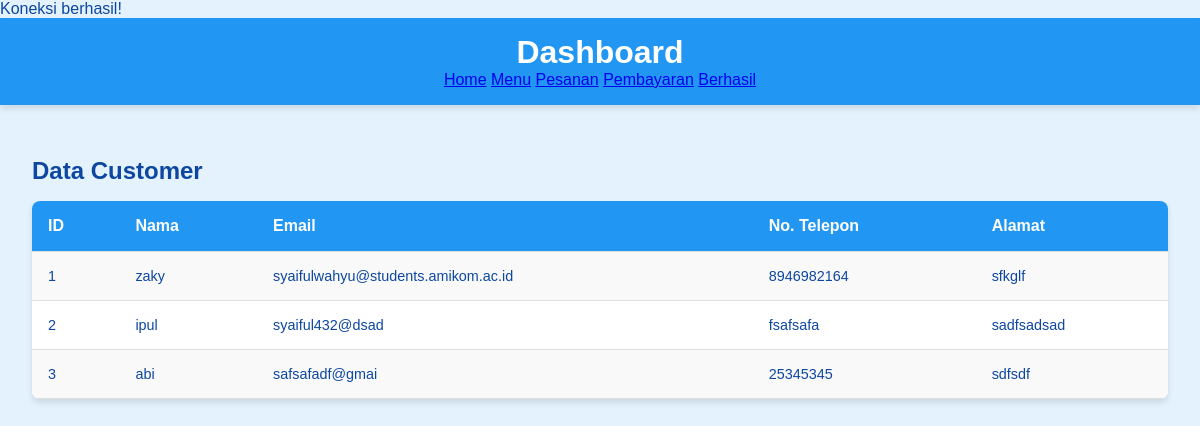
The page / on the database its author committed.
### tables this page shows
CREATE TABLE `customer` (
  `Customer_ID` int(11) NOT NULL,
  `Nama` varchar(100) DEFAULT NULL,
  `Email` varchar(100) DEFAULT NULL,
  `No_Telepon` varchar(15) DEFAULT NULL,
  `Alamat` text DEFAULT NULL
);

### index.php (the view, shortened to what this page needs)
<?php
require 'config.php';
?>
<!DOCTYPE html>
<html lang="en">
<head>
    <link rel="stylesheet" href="style.css">
</head>
<body>
    <header>
        <h1>Dashboard</h1>
        <nav>
            <a href="index.php" class="btn">Home</a>
            <a href="menu.php" class="btn">Menu</a>
            <a href="pesanan.php" class="btn">Pesanan</a>
            <a href="pembayaran.php" class="btn">Pembayaran</a>
            <a href="pembayaran_terbayar.php" class="btn">Berhasil</a>
        </nav>
    </header>
    <main>
        <section>
            <h2>Data Customer</h2>
            <table>
                <thead>
                    <tr>
                        <th>ID</th>
                        <th>Nama</th>
                        <th>Email</th>
                        <th>No. Telepon</th>
                        <th>Alamat</th>
                    </tr>
                </thead>
                <tbody>
                    <?php
                    $sql = "SELECT * FROM Customer";
                    $result = $conn->query($sql);
                    if ($result->num_rows > 0) {
                        while ($row = $result->fetch_assoc()) {
                            echo "<tr>
                                <td>{$row['Customer_ID']}</td>
                                <td>{$row['Nama']}</td>
                                <td>{$row['Email']}</td>
                                <td>{$row['No_Telepon']}</td>
                                <td>{$row['Alamat']}</td>
                            </tr>";
                        }
                    } else {
                        echo "<tr><td colspan='5'>Tidak ada data</td></tr>";
                    }
                    ?>
                </tbody>
            </table>
        </section>
    </main>
</body>
</html>

### style.css (style rules this page uses)
body { font-family: 'Arial', sans-serif; margin: 0; padding: 0; background-color: #e3f2fd; color: #0d47a1; }
header { background-color: #2196f3; color: white; padding: 1rem 0; text-align: center; box-shadow: 0px 4px 6px rgba(0, 0, 0, 0.1); }
header h1 { margin: 0; font-size: 2rem; }
main { padding: 2rem; }
section { margin-bottom: 2rem; }
section h2 { font-size: 1.5rem; margin-bottom: 1rem; }
table { width: 100%; border-collapse: collapse; margin-bottom: 1rem; background: white; box-shadow: 0px 4px 6px rgba(0, 0, 0, 0.1); border-radius: 8px; overflow: hidden; }
table thead { background-color: #2196f3; color: white; }
table th, table td { padding: 1rem; text-align: left; border-bottom: 1px solid #ddd; }
table tbody tr:nth-child(odd) { background-color: #f9f9f9; }
table td { font-size: 0.9rem; }

### rows shown on the page
customer: Customer_ID "1", Nama "zaky", Email "syaifulwahyu@students.amikom.ac.id", No_Telepon "8946982164", Alamat "sfkglf"
customer: Customer_ID "2", Nama "ipul", Email "syaiful432@dsad", No_Telepon "fsafsafa", Alamat "sadfsadsad"
customer: Customer_ID "3", Nama "abi", Email "safsafadf@gmai", No_Telepon "25345345", Alamat "sdfsdf"
